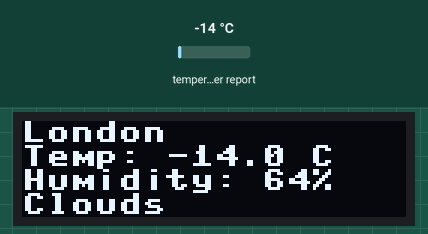
The program below on a simulated MicroPython board. On the bench: 128×32 one-colour display. Inputs (shaded band) come from the test bench; at power-on: temperature in the web weather report 18 °C. WiFi joins after 1.5 s; requests to the public web service named in the program get a made-up reply in its usual format after 0.4 s (London, UTC, broken clouds, 64 % humidity, 1013 hPa unless stated); what the program prints to the serial console is not drawn.

1.3 s: temperature in the web weather report set to -14 °C
Above: at 3.3 s.
Timing chart, 0 to 4.8 s (numbered marks = the images above; inputs shaded):
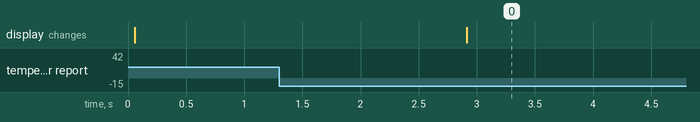

Measured:
- after the input at 1.3 s, the display: changes after 1.6 s (image 0)

The program:

lab4_zg2567_jy3557_xz3475_check3.py
```python
import network
import time
import urequests
from machine import Pin, SoftI2C
import ssd1306

i2c = SoftI2C(sda=Pin(22), scl=Pin(20), freq=100000)
display = ssd1306.SSD1306_I2C(128, 32, i2c)

def show_lines(lines):
    display.fill(0)
    for row, line in enumerate(lines):
        display.text(str(line)[:16], 0, row * 8)
    display.show()

def get_json(url):
    response = None
    try:
        response = urequests.get(url)
        if response.status_code != 200:
            raise OSError("HTTP {}".format(response.status_code))
        return response.json()
    finally:
        if response is not None:
            response.close()

ssid = "Columbia University"
password = ""
API_KEY = "640bdd03fa4bc5eeff41cfdbe18e9d4c"

stage = "WiFi"

try:
    wlan = network.WLAN(network.STA_IF)
    wlan.active(True)
    wlan.connect(ssid, password)

    for _ in range(30):
        if wlan.isconnected():
            break
        time.sleep(1)

    if not wlan.isconnected():
        raise OSError("WiFi connection timeout")

    print("WiFi connected:", wlan.ifconfig())

    stage = "Location API"
    location = get_json("http://ip-api.com/json")

    if location.get("status") != "success":
        raise OSError("Location lookup failed")

    lat = location["lat"]
    lon = location["lon"]
    city = location.get("city", "Unknown")

    stage = "Weather API"
    weather_url = (
        "https://api.openweathermap.org/data/2.5/weather"
        "?lat={}&lon={}&appid={}&units=metric"
    ).format(lat, lon, API_KEY)

    weather = get_json(weather_url)

    temperature = weather["main"]["temp"]
    humidity = weather["main"]["humidity"]
    description = weather["weather"][0]["main"]

    print("Weather URL: OpenWeatherMap current weather")
    print("Weather response:", weather)
    print("City:", city)
    print("Temperature:", temperature, "C")
    print("Humidity:", humidity, "%")
    print("Condition:", description)

    show_lines([
        city,
        "Temp: {:.1f} C".format(temperature),
        "Humidity: {}%".format(humidity),
        description,
    ])

except Exception as error:
    print(stage + " failed:", error)
    temperature = "N/A"
    humidity = "N/A"
    description = "N/A"

    print("City:", city)
    print("Temperature:", temperature)
    print("Humidity:", humidity)
    print("Condition:", description)

    show_lines([
        city,
        "Temp: " + temperature,
        "Humidity: " + humidity,
        description,
    ])
```
